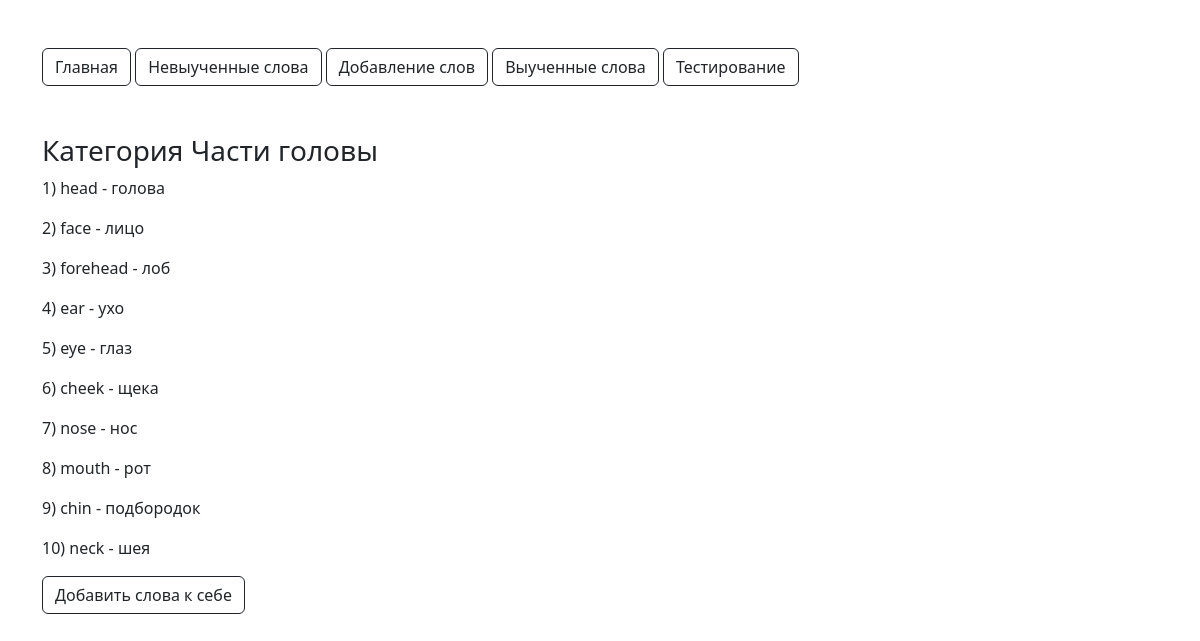
Screenshot of /pages/category.php?category=Части головы with the database file from the repository.
### tables this page shows
CREATE TABLE `categories_words` (
  `id` int NOT NULL,
  `category` varchar(40) NOT NULL,
  `word` text NOT NULL,
  `translate` text NOT NULL
);

### pages/category.php (the view, shortened to what this page needs)
<!doctype html>
<html lang="en">
<head>
</head>
<body>
    <?php
        require_once "../components/header.php";
    $category = $_GET['category'];
    $words = mysqli_fetch_all(mysqli_query($connect, "SELECT * FROM `categories_words` WHERE `category` = '$category'")); ?>
    <h3><?="Категория " . $category?></h3>
    <?php
       for ($i = 0; $i < count($words); $i++) { ?>
           <p><?= $i + 1 . ") " . $words[$i][2] . " -  " . $words[$i][3]?></p>
       <?php
       }
    ?>
    <form id="add-category-form">
        <button type="submit" class="btn btn-outline-dark mt-2, mb-2">Добавить слова к себе</button>
    </form>
</body>
</html>

### rows the page displays
categories_words: word "head", translate "голова"
categories_words: word "face", translate "лицо"
categories_words: word "forehead", translate "лоб"
categories_words: word "ear", translate "ухо"
categories_words: word "eye", translate "глаз"
categories_words: word "cheek", translate "щека"
categories_words: word "nose", translate "нос"
categories_words: word "mouth", translate "рот"
categories_words: word "chin", translate "подбородок"
categories_words: word "neck", translate "шея"

### other values shown
$category "Части головы"
